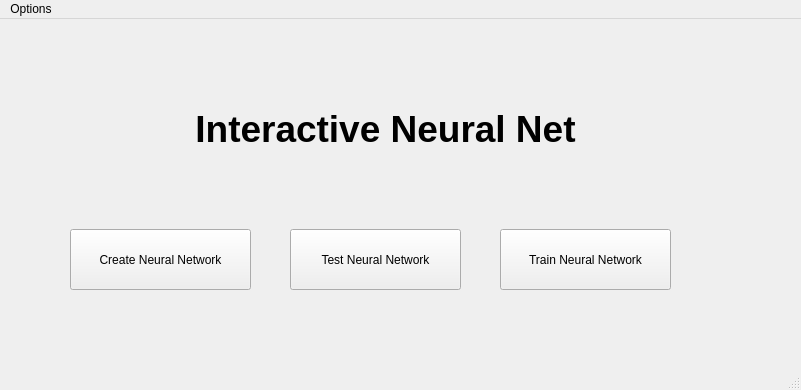
<?xml version="1.0" encoding="UTF-8"?>
<ui version="4.0">
 <class>MainWindow</class>
 <widget class="QMainWindow" name="MainWindow">
  <property name="geometry">
   <rect>
    <x>0</x>
    <y>0</y>
    <width>801</width>
    <height>390</height>
   </rect>
  </property>
  <property name="windowTitle">
   <string>MainWindow</string>
  </property>
  <widget class="QWidget" name="centralwidget">
   <widget class="QPushButton" name="pushButton">
    <property name="geometry">
     <rect>
      <x>70</x>
      <y>210</y>
      <width>181</width>
      <height>61</height>
     </rect>
    </property>
    <property name="text">
     <string>Create Neural Network</string>
    </property>
   </widget>
   <widget class="QPushButton" name="pushButton_2">
    <property name="geometry">
     <rect>
      <x>290</x>
      <y>210</y>
      <width>171</width>
      <height>61</height>
     </rect>
    </property>
    <property name="text">
     <string>Test Neural Network</string>
    </property>
   </widget>
   <widget class="QPushButton" name="pushButton_3">
    <property name="geometry">
     <rect>
      <x>500</x>
      <y>210</y>
      <width>171</width>
      <height>61</height>
     </rect>
    </property>
    <property name="text">
     <string>Train Neural Network</string>
    </property>
   </widget>
   <widget class="QLabel" name="label">
    <property name="geometry">
     <rect>
      <x>70</x>
      <y>60</y>
      <width>631</width>
      <height>101</height>
     </rect>
    </property>
    <property name="styleSheet">
     <string notr="true">font: 63 9pt &quot;Source Code Pro Semibold&quot;;</string>
    </property>
    <property name="text">
     <string>&lt;html&gt;&lt;head/&gt;&lt;body&gt;&lt;p align=&quot;center&quot;&gt;&lt;span style=&quot; font-size:28pt; font-weight:600;&quot;&gt;Interactive Neural Net&lt;/span&gt;&lt;/p&gt;&lt;/body&gt;&lt;/html&gt;</string>
    </property>
   </widget>
  </widget>
  <widget class="QMenuBar" name="menubar">
   <property name="geometry">
    <rect>
     <x>0</x>
     <y>0</y>
     <width>801</width>
     <height>22</height>
    </rect>
   </property>
   <widget class="QMenu" name="menuFile">
    <property name="title">
     <string>Options</string>
    </property>
    <addaction name="actionSave"/>
    <addaction name="actionLoad"/>
    <addaction name="actionAbout"/>
    <addaction name="actionExit"/>
    <addaction name="separator"/>
   </widget>
   <addaction name="menuFile"/>
  </widget>
  <widget class="QStatusBar" name="statusbar"/>
  <action name="actionAbout">
   <property name="text">
    <string>About</string>
   </property>
  </action>
  <action name="actionExit">
   <property name="icon">
    <iconset resource="INN_resources.qrc">
     <normaloff>:/images/Windows-Close-Program-icon.png</normaloff>:/images/Windows-Close-Program-icon.png</iconset>
   </property>
   <property name="text">
    <string>Exit</string>
   </property>
  </action>
  <action name="actionSave">
   <property name="text">
    <string>Save</string>
   </property>
  </action>
  <action name="actionLoad">
   <property name="text">
    <string>Load</string>
   </property>
  </action>
 </widget>
 <resources>
  <include location="INN_resources.qrc"/>
 </resources>
 <connections>
  <connection>
   <sender>pushButton</sender>
   <signal>clicked()</signal>
   <receiver>MainWindow</receiver>
   <slot>CreateNeuralNetwork()</slot>
   <hints>
    <hint type="sourcelabel">
     <x>164</x>
     <y>290</y>
    </hint>
    <hint type="destinationlabel">
     <x>174</x>
     <y>478</y>
    </hint>
   </hints>
  </connection>
  <connection>
   <sender>pushButton_2</sender>
   <signal>clicked()</signal>
   <receiver>MainWindow</receiver>
   <slot>testNeuralNetwork()</slot>
   <hints>
    <hint type="sourcelabel">
     <x>412</x>
     <y>290</y>
    </hint>
    <hint type="destinationlabel">
     <x>422</x>
     <y>473</y>
    </hint>
   </hints>
  </connection>
  <connection>
   <sender>pushButton_3</sender>
   <signal>clicked(bool)</signal>
   <receiver>MainWindow</receiver>
   <slot>trainNeuralNetwork()</slot>
   <hints>
    <hint type="sourcelabel">
     <x>604</x>
     <y>290</y>
    </hint>
    <hint type="destinationlabel">
     <x>626</x>
     <y>478</y>
    </hint>
   </hints>
  </connection>
 </connections>
 <slots>
  <slot>CreateNeuralNetwork()</slot>
  <slot>slot2()</slot>
  <slot>testNeuralNetwork()</slot>
  <slot>trainNeuralNetwork()</slot>
 </slots>
</ui>
